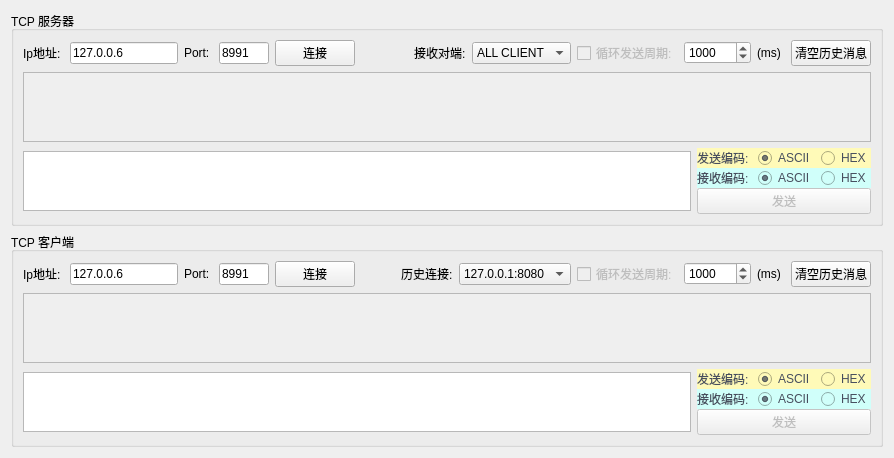
     <widget class="QWidget" name="tab">
      <attribute name="title">
       <string>TCP</string>
      </attribute>
      <layout class="QVBoxLayout" name="verticalLayout">
       <item>
        <widget class="QGroupBox" name="groupBox">
         <property name="title">
          <string>TCP 服务器</string>
         </property>
         <layout class="QGridLayout" name="gridLayout_2">
          <item row="3" column="0" colspan="2">
           <widget class="QTextEdit" name="textEdit_tcp_sev">
            <property name="maximumSize">
             <size>
              <width>16777215</width>
              <height>60</height>
             </size>
            </property>
           </widget>
          </item>
          <item row="3" column="2">
           <widget class="QWidget" name="widget_6" native="true">
            <property name="sizePolicy">
             <sizepolicy hsizetype="Maximum" vsizetype="Preferred">
              <horstretch>0</horstretch>
              <verstretch>0</verstretch>
             </sizepolicy>
            </property>
            <layout class="QVBoxLayout" name="verticalLayout_3">
             <property name="spacing">
              <number>0</number>
             </property>
             <property name="leftMargin">
              <number>0</number>
             </property>
             <property name="topMargin">
              <number>0</number>
             </property>
             <property name="rightMargin">
              <number>0</number>
             </property>
             <property name="bottomMargin">
              <number>0</number>
             </property>
             <item>
              <widget class="QWidget" name="widget" native="true">
               <property name="styleSheet">
                <string notr="true">background-color: rgb(255, 250, 184);color:#474e5e;</string>
               </property>
               <layout class="QHBoxLayout" name="horizontalLayout">
                <property name="spacing">
                 <number>6</number>
                </property>
                <property name="leftMargin">
                 <number>0</number>
                </property>
                <property name="topMargin">
                 <number>0</number>
                </property>
                <property name="rightMargin">
                 <number>0</number>
                </property>
                <property name="bottomMargin">
                 <number>0</number>
                </property>
                <item>
                 <widget class="QLabel" name="label_5">
                  <property name="styleSheet">
                   <string notr="true">color:#474e5e</string>
                  </property>
                  <property name="text">
                   <string>发送编码: </string>
                  </property>
                 </widget>
                </item>
                <item>
                 <widget class="QRadioButton" name="radioButton_tcp_sev_ascii">
                  <property name="text">
                   <string>ASCII</string>
                  </property>
                  <property name="checked">
                   <bool>true</bool>
                  </property>
                 </widget>
                </item>
                <item>
                 <widget class="QRadioButton" name="radioButton_tcp_sev_hex">
                  <property name="text">
                   <string>HEX</string>
                  </property>
                 </widget>
                </item>
               </layout>
              </widget>
             </item>
             <item>
              <widget class="QWidget" name="widget_2" native="true">
               <property name="styleSheet">
                <string notr="true">background-color: rgb(208, 255, 250);color:#474e5e;</string>
               </property>
               <layout class="QHBoxLayout" name="horizontalLayout_2">
                <property name="spacing">
                 <number>6</number>
                </property>
                <property name="leftMargin">
                 <number>0</number>
                </property>
                <property name="topMargin">
                 <number>0</number>
                </property>
                <property name="rightMargin">
                 <number>0</number>
                </property>
                <property name="bottomMargin">
                 <number>0</number>
                </property>
                <item>
                 <widget class="QLabel" name="label_6">
                  <property name="text">
                   <string>接收编码: </string>
                  </property>
                 </widget>
                </item>
                <item>
                 <widget class="QRadioButton" name="radioButton_tcp_sev_ascii_2">
                  <property name="text">
                   <string>ASCII</string>
                  </property>
                  <property name="checked">
                   <bool>true</bool>
                  </property>
                 </widget>
                </item>
                <item>
                 <widget class="QRadioButton" name="radioButton_tcp_sev_hex_2">
                  <property name="text">
                   <string>HEX</string>
                  </property>
                 </widget>
                </item>
               </layout>
              </widget>
             </item>
             <item>
              <widget class="QPushButton" name="pushButton_tcp_sev_send">
               <property name="enabled">
                <bool>false</bool>
               </property>
               <property name="text">
                <string>发送</string>
               </property>
              </widget>
             </item>
            </layout>
           </widget>
          </item>
          <item row="0" column="0" colspan="3">
           <widget class="QWidget" name="widget_8" native="true">
            <property name="sizePolicy">
             <sizepolicy hsizetype="Preferred" vsizetype="Maximum">
              <horstretch>0</horstretch>
              <verstretch>0</verstretch>
             </sizepolicy>
            </property>
            <layout class="QHBoxLayout" name="horizontalLayout_10">
             <property name="leftMargin">
              <number>0</number>
             </property>
             <property name="topMargin">
              <number>0</number>
             </property>
             <property name="rightMargin">
              <number>0</number>
             </property>
             <property name="bottomMargin">
              <number>0</number>
             </property>
             <item>
              <widget class="QLabel" name="label">
               <property name="text">
                <string>Ip地址: </string>
               </property>
              </widget>
             </item>
             <item>
              <widget class="QLineEdit" name="lineEdit_tcp_sev_ip">
               <property name="sizePolicy">
                <sizepolicy hsizetype="Maximum" vsizetype="Fixed">
                 <horstretch>0</horstretch>
                 <verstretch>0</verstretch>
                </sizepolicy>
               </property>
               <property name="inputMask">
                <string/>
               </property>
               <property name="text">
                <string>127.0.0.6</string>
               </property>
               <property name="maxLength">
                <number>32767</number>
               </property>
              </widget>
             </item>
             <item>
              <widget class="QLabel" name="label_2">
               <property name="text">
                <string>Port: </string>
               </property>
              </widget>
             </item>
             <item>
              <widget class="QLineEdit" name="lineEdit_tcp_sev_port">
               <property name="maximumSize">
                <size>
                 <width>50</width>
                 <height>16777215</height>
                </size>
               </property>
               <property name="inputMask">
                <string>99999</string>
               </property>
               <property name="text">
                <string>8991</string>
               </property>
              </widget>
             </item>
             <item>
              <widget class="QPushButton" name="pushButton_tcp_sev_ok">
               <property name="text">
                <string>连接</string>
               </property>
              </widget>
             </item>
             <item>
              <spacer name="horizontalSpacer">
               <property name="orientation">
                <enum>Qt::Horizontal</enum>
               </property>
               <property name="sizeHint" stdset="0">
                <size>
                 <width>40</width>
                 <height>20</height>
                </size>
               </property>
              </spacer>
             </item>
             <item>
              <widget class="QLabel" name="label_11">
               <property name="text">
                <string>接收对端:</string>
               </property>
              </widget>
             </item>
             <item>
              <widget class="QComboBox" name="comboBox_tcp_sev">
               <item>
                <property name="text">
                 <string>ALL CLIENT</string>
                </property>
               </item>
              </widget>
             </item>
             <item>
              <widget class="QCheckBox" name="checkBox_tcp_sev_auto">
               <property name="enabled">
                <bool>false</bool>
               </property>
               <property name="text">
                <string>循环发送周期:</string>
               </property>
              </widget>
             </item>
             <item>
              <widget class="QSpinBox" name="spinBox_tcp_sev_auto">
               <property name="minimum">
                <number>100</number>
               </property>
               <property name="maximum">
                <number>1000000</number>
               </property>
               <property name="value">
                <number>1000</number>
               </property>
              </widget>
             </item>
             <item>
              <widget class="QLabel" name="label_14">
               <property name="text">
                <string>(ms) </string>
               </property>
              </widget>
             </item>
             <item>
              <widget class="QPushButton" name="pushButton_tcp_sev_clr">
               <property name="text">
                <string>清空历史消息</string>
               </property>
              </widget>
             </item>
            </layout>
           </widget>
          </item>
          <item row="1" column="0" colspan="3">
           <widget class="QScrollArea" name="scrollArea">
            <property name="widgetResizable">
             <bool>true</bool>
            </property>
            <widget class="QWidget" name="scrollAreaWidgetContents">
             <property name="geometry">
              <rect>
               <x>0</x>
               <y>0</y>
               <width>1179</width>
               <height>256</height>
              </rect>
             </property>
             <layout class="QVBoxLayout" name="verticalLayout_5">
              <property name="spacing">
               <number>0</number>
              </property>
              <property name="leftMargin">
               <number>0</number>
              </property>
              <property name="topMargin">
               <number>0</number>
              </property>
              <property name="rightMargin">
               <number>0</number>
              </property>
              <property name="bottomMargin">
               <number>0</number>
              </property>
              <item>
               <widget class="QLabel" name="label_tcp_sev_msg">
                <property name="text">
                 <string/>
                </property>
                <property name="alignment">
                 <set>Qt::AlignLeading|Qt::AlignLeft|Qt::AlignTop</set>
                </property>
               </widget>
              </item>
             </layout>
            </widget>
           </widget>
          </item>
         </layout>
        </widget>
       </item>
       <item>
        <widget class="QGroupBox" name="groupBox_2">
         <property name="title">
          <string>TCP 客户端</string>
         </property>
         <layout class="QGridLayout" name="gridLayout_3">
          <item row="5" column="2">
           <widget class="QWidget" name="widget_5" native="true">
            <property name="sizePolicy">
             <sizepolicy hsizetype="Maximum" vsizetype="Preferred">
              <horstretch>0</horstretch>
              <verstretch>0</verstretch>
             </sizepolicy>
            </property>
            <layout class="QVBoxLayout" name="verticalLayout_2">
             <property name="spacing">
              <number>0</number>
             </property>
             <property name="leftMargin">
              <number>0</number>
             </property>
             <property name="topMargin">
              <number>0</number>
             </property>
             <property name="rightMargin">
              <number>0</number>
             </property>
             <property name="bottomMargin">
              <number>0</number>
             </property>
             <item>
              <widget class="QWidget" name="widget_3" native="true">
               <property name="sizePolicy">
                <sizepolicy hsizetype="Maximum" vsizetype="Preferred">
                 <horstretch>0</horstretch>
                 <verstretch>0</verstretch>
                </sizepolicy>
               </property>
               <property name="styleSheet">
                <string notr="true">background-color: rgb(255, 250, 184);color:#474e5e;</string>
               </property>
               <layout class="QHBoxLayout" name="horizontalLayout_5">
                <property name="spacing">
                 <number>6</number>
                </property>
                <property name="leftMargin">
                 <number>0</number>
                </property>
                <property name="topMargin">
                 <number>0</number>
                </property>
                <property name="rightMargin">
                 <number>0</number>
                </property>
                <property name="bottomMargin">
                 <number>0</number>
                </property>
                <item>
                 <widget class="QLabel" name="label_9">
                  <property name="text">
                   <string>发送编码: </string>
                  </property>
                 </widget>
                </item>
                <item>
                 <widget class="QRadioButton" name="radioButton_tcp_cli_ascii">
                  <property name="text">
                   <string>ASCII</string>
                  </property>
                  <property name="checked">
                   <bool>true</bool>
                  </property>
                 </widget>
                </item>
                <item>
                 <widget class="QRadioButton" name="radioButton_tcp_cli_hex">
                  <property name="text">
                   <string>HEX</string>
                  </property>
                 </widget>
                </item>
               </layout>
              </widget>
             </item>
             <item>
              <widget class="QWidget" name="widget_4" native="true">
               <property name="sizePolicy">
                <sizepolicy hsizetype="Maximum" vsizetype="Preferred">
                 <horstretch>0</horstretch>
                 <verstretch>0</verstretch>
                </sizepolicy>
               </property>
               <property name="styleSheet">
                <string notr="true">background-color: rgb(208, 255, 250);color:#474e5e;</string>
               </property>
               <layout class="QHBoxLayout" name="horizontalLayout_6">
                <property name="spacing">
                 <number>6</number>
                </property>
                <property name="leftMargin">
                 <number>0</number>
                </property>
                <property name="topMargin">
                 <number>0</number>
                </property>
                <property name="rightMargin">
                 <number>0</number>
                </property>
                <property name="bottomMargin">
                 <number>0</number>
                </property>
                <item>
                 <widget class="QLabel" name="label_10">
                  <property name="text">
                   <string>接收编码: </string>
                  </property>
                 </widget>
                </item>
                <item>
                 <widget class="QRadioButton" name="radioButton_tcp_cli_ascii_2">
                  <property name="text">
                   <string>ASCII</string>
                  </property>
                  <property name="checked">
                   <bool>true</bool>
                  </property>
                 </widget>
                </item>
                <item>
                 <widget class="QRadioButton" name="radioButton_tcp_cli_hex_2">
                  <property name="text">
                   <string>HEX</string>
                  </property>
                 </widget>
                </item>
               </layout>
              </widget>
             </item>
             <item>
              <widget class="QPushButton" name="pushButton_tcp_cli_send">
               <property name="enabled">
                <bool>false</bool>
               </property>
               <property name="sizePolicy">
                <sizepolicy hsizetype="Preferred" vsizetype="Fixed">
                 <horstretch>0</horstretch>
                 <verstretch>0</verstretch>
                </sizepolicy>
               </property>
               <property name="text">
                <string>发送</string>
               </property>
              </widget>
             </item>
            </layout>
           </widget>
          </item>
          <item row="1" column="0" colspan="3">
           <widget class="QWidget" name="widget_7" native="true">
            <property name="sizePolicy">
             <sizepolicy hsizetype="Preferred" vsizetype="Maximum">
              <horstretch>0</horstretch>
              <verstretch>0</verstretch>
             </sizepolicy>
            </property>
            <layout class="QHBoxLayout" name="horizontalLayout_9">
             <property name="leftMargin">
              <number>0</number>
             </property>
             <property name="topMargin">
              <number>0</number>
             </property>
             <property name="rightMargin">
              <number>0</number>
             </property>
             <property name="bottomMargin">
              <number>0</number>
             </property>
             <item>
              <widget class="QLabel" name="label_3">
               <property name="text">
                <string>Ip地址: </string>
               </property>
              </widget>
             </item>
             <item>
              <widget class="QLineEdit" name="lineEdit_tcp_cli_ip">
               <property name="sizePolicy">
                <sizepolicy hsizetype="Maximum" vsizetype="Fixed">
                 <horstretch>0</horstretch>
                 <verstretch>0</verstretch>
                </sizepolicy>
               </property>
               <property name="inputMask">
                <string/>
               </property>
               <property name="text">
                <string>127.0.0.6</string>
               </property>
               <property name="maxLength">
                <number>32767</number>
               </property>
              </widget>
             </item>
             <item>
              <widget class="QLabel" name="label_4">
               <property name="text">
                <string>Port: </string>
               </property>
              </widget>
             </item>
             <item>
              <widget class="QLineEdit" name="lineEdit_tcp_cli_port">
               <property name="maximumSize">
                <size>
                 <width>50</width>
                 <height>16777215</height>
                </size>
               </property>
               <property name="inputMask">
                <string>99999</string>
               </property>
               <property name="text">
                <string>8991</string>
               </property>
              </widget>
             </item>
             <item>
              <widget class="QPushButton" name="pushButton_tcp_cli_ok">
               <property name="text">
                <string>连接</string>
               </property>
              </widget>
             </item>
             <item>
              <spacer name="horizontalSpacer_2">
               <property name="orientation">
                <enum>Qt::Horizontal</enum>
               </property>
               <property name="sizeHint" stdset="0">
                <size>
                 <width>40</width>
                 <height>20</height>
                </size>
               </property>
              </spacer>
             </item>
             <item>
              <widget class="QLabel" name="label_15">
               <property name="text">
                <string>历史连接:</string>
               </property>
              </widget>
             </item>
             <item>
              <widget class="QComboBox" name="comboBox_tcp_cli">
               <property name="currentText">
                <string>127.0.0.1:8080</string>
               </property>
               <property name="currentIndex">
                <number>0</number>
               </property>
               <item>
                <property name="text">
                 <string>127.0.0.1:8080</string>
                </property>
               </item>
              </widget>
             </item>
             <item>
              <widget class="QCheckBox" name="checkBox_tcp_cli_auto">
               <property name="enabled">
                <bool>false</bool>
               </property>
               <property name="text">
                <string>循环发送周期:</string>
               </property>
              </widget>
             </item>
             <item>
              <widget class="QSpinBox" name="spinBox_tcp_cli_auto">
               <property name="minimum">
                <number>100</number>
               </property>
               <property name="maximum">
                <number>1000000</number>
               </property>
               <property name="value">
                <number>1000</number>
               </property>
              </widget>
             </item>
             <item>
              <widget class="QLabel" name="label_13">
               <property name="text">
                <string>(ms) </string>
               </property>
              </widget>
             </item>
             <item>
              <widget class="QPushButton" name="pushButton_tcp_cli_clr">
               <property name="text">
                <string>清空历史消息</string>
               </property>
              </widget>
             </item>
            </layout>
           </widget>
          </item>
          <item row="5" column="0" colspan="2">
           <widget class="QTextEdit" name="textEdit_tcp_cli">
            <property name="maximumSize">
             <size>
              <width>16777215</width>
              <height>60</height>
             </size>
            </property>
           </widget>
          </item>
          <item row="2" column="0" colspan="3">
           <widget class="QScrollArea" name="scrollArea_2">
            <property name="widgetResizable">
             <bool>true</bool>
            </property>
            <widget class="QWidget" name="scrollAreaWidgetContents_2">
             <property name="geometry">
              <rect>
               <x>0</x>
               <y>0</y>
               <width>1179</width>
               <height>255</height>
              </rect>
             </property>
             <layout class="QVBoxLayout" name="verticalLayout_6">
              <property name="spacing">
               <number>0</number>
              </property>
              <property name="leftMargin">
               <number>0</number>
              </property>
              <property name="topMargin">
               <number>0</number>
              </property>
              <property name="rightMargin">
               <number>0</number>
              </property>
              <property name="bottomMargin">
               <number>0</number>
              </property>
              <item>
               <widget class="QLabel" name="label_tcp_cli_msg">
                <property name="text">
                 <string/>
                </property>
                <property name="alignment">
                 <set>Qt::AlignLeading|Qt::AlignLeft|Qt::AlignTop</set>
                </property>
               </widget>
              </item>
             </layout>
            </widget>
           </widget>
          </item>
         </layout>
        </widget>
       </item>
      </layout>
     </widget>
